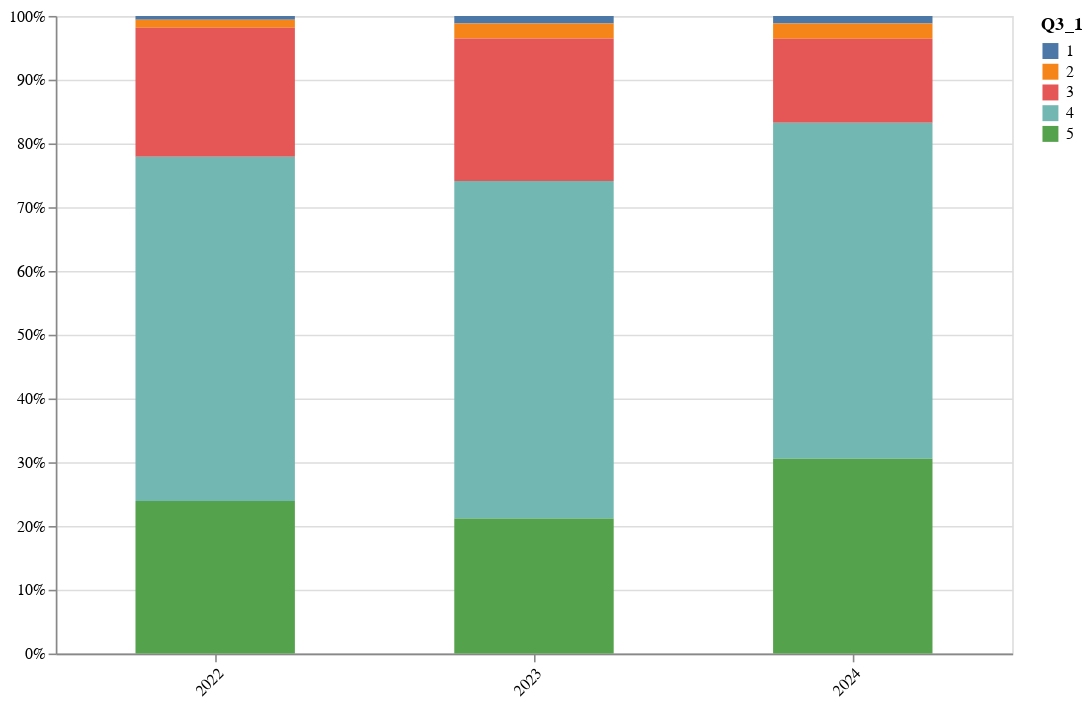

Notebook code cell kept with this figure:
### Code cell
# 
# 다. 연구자의 연구윤리 준수 영향 요인별
# 
print("연구윤리교육")
importance = [1, 2, 3, 4, 5]

title ="Q3_1"

# 1) counting
_2022 = pl.DataFrame({
    title: importance,
    "2022": [1, 2, 33, 88, 39],
})

_2023 = pl.DataFrame({
    title: importance,
    "2023": [2, 4, 38, 90, 36],
})

data = get(title, _2022, _2023, importance)
draw_graph(data, title, "연구윤리교육")

### Figure 1 — Vega-Lite specification as saved in the notebook (floating-point values rounded to 4 significant figures)
{"config": {"view": {"continuousWidth": 300, "continuousHeight": 300}}, "data": {"name": "data-fd860ef9172378e0e057ac725aae7dd9"}, "mark": {"type": "bar", "size": 100}, "encoding": {"color": {"field": "Q3_1", "title": "Q3_1", "type": "nominal"}, "tooltip": [{"field": "Q3_1", "type": "quantitative"}, {"field": "Year", "type": "nominal"}, {"field": "Count", "type": "quantitative"}], "x": {"axis": {"labelAngle": -45}, "field": "Year", "title": null, "type": "ordinal"}, "y": {"field": "Count", "stack": "normalize", "title": null, "type": "quantitative"}}, "height": 400, "width": 600, "$schema": "https://vega.github.io/schema/vega-lite/v5.20.1.json", "datasets": {"data-fd860ef9172378e0e057ac725aae7dd9": [{"Q3_1": 1, "Year": "2022", "Count": 1}, {"Q3_1": 2, "Year": "2022", "Count": 2}, {"Q3_1": 3, "Year": "2022", "Count": 33}, {"Q3_1": 4, "Year": "2022", "Count": 88}, {"Q3_1": 5, "Year": "2022", "Count": 39}, {"Q3_1": 1, "Year": "2023", "Count": 2}, {"Q3_1": 2, "Year": "2023", "Count": 4}, {"Q3_1": 3, "Year": "2023", "Count": 38}, {"Q3_1": 4, "Year": "2023", "Count": 90}, {"Q3_1": 5, "Year": "2023", "Count": 36}, {"Q3_1": 1, "Year": "2024", "Count": 2}, {"Q3_1": 2, "Year": "2024", "Count": 4}, {"Q3_1": 3, "Year": "2024", "Count": 22}, {"Q3_1": 4, "Year": "2024", "Count": 88}, {"Q3_1": 5, "Year": "2024", "Count": 51}]}}
